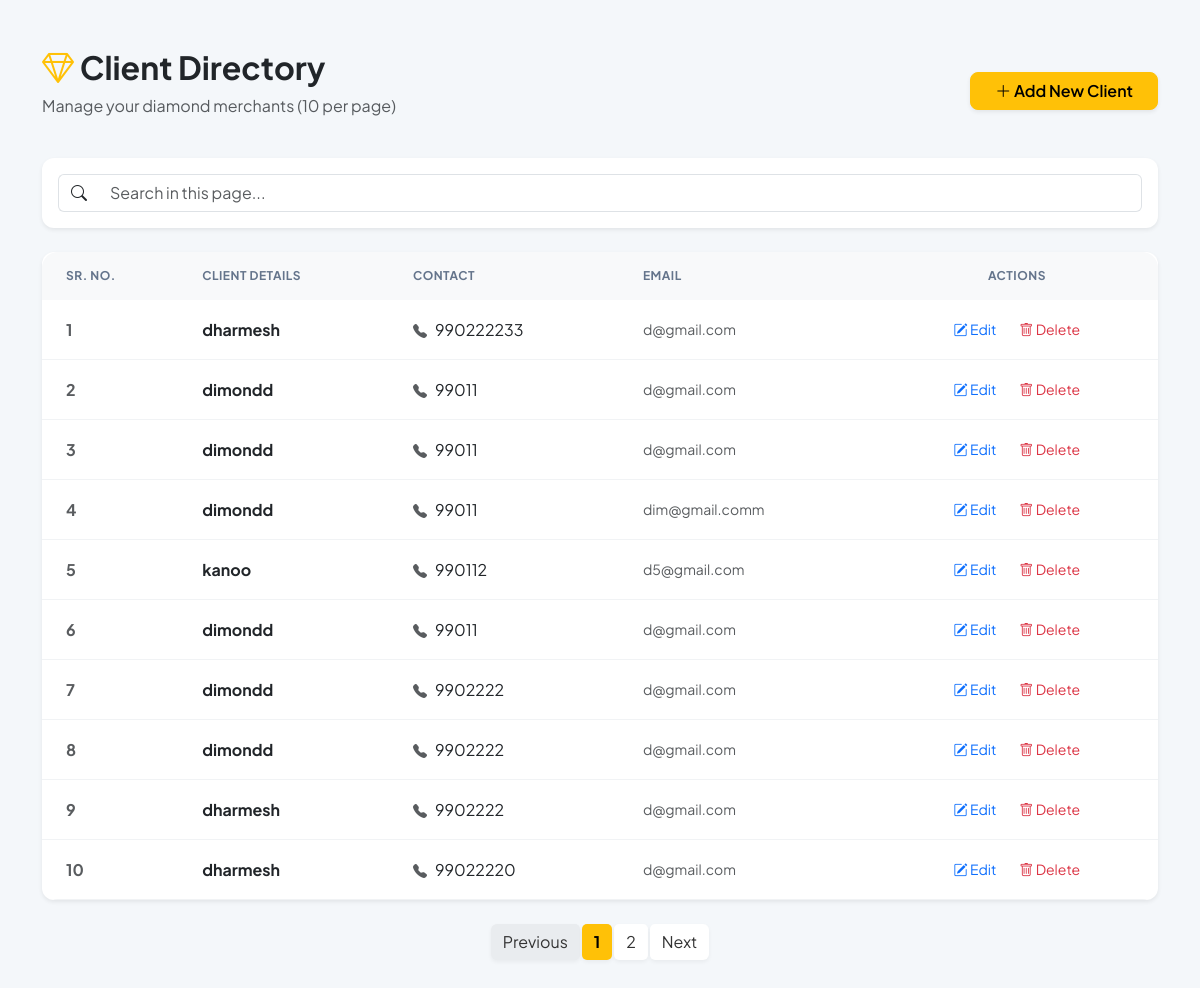
Page /admin/clients.php (signed in) on the committed database.
### tables this page shows
CREATE TABLE `clients` (
  `id` int(11) NOT NULL,
  `name` varchar(100) NOT NULL,
  `phone` varchar(20) NOT NULL,
  `email` varchar(100) DEFAULT NULL,
  `company` varchar(150) DEFAULT NULL,
  `plan` enum('Basic','Premium') DEFAULT 'Basic',
  `status` enum('Active','Inactive') DEFAULT 'Active',
  `created_at` timestamp NOT NULL DEFAULT current_timestamp()
);

### admin/clients.php (the view, shortened to what this page needs)
<?php
include('../db_connect.php');
$limit = 10;
$page_num = isset($_GET['p']) ? (int)$_GET['p'] : 1;
$offset = ($page_num - 1) * $limit;
$total_query = mysqli_query($conn, "SELECT COUNT(*) as total FROM clients");
$total_data = mysqli_fetch_assoc($total_query);
$total_records = $total_data['total'];
$total_pages = ceil($total_records / $limit);
?>
<!DOCTYPE html>
<html lang="en">
<head>
    <link href="https://cdn.jsdelivr.net/npm/bootstrap@5.3.0/dist/css/bootstrap.min.css" rel="stylesheet">
    <link rel="stylesheet" href="https://cdn.jsdelivr.net/npm/bootstrap-icons@1.11.0/font/bootstrap-icons.css">
    <link rel="stylesheet" href="../admin/main.css">
</head>
<body>
<div class="container py-5">
    <div class="row mb-4 align-items-center">
        <div class="col">
            <h2 class="fw-bold text-dark"><i class="bi bi-gem text-warning"></i> Client Directory</h2>
            <p class="text-muted">Manage your diamond merchants (10 per page)</p>
        </div>
        <div class="col-auto">
            <button class="btn btn-warning shadow-sm px-4" onclick="addNew()">
                <i class="bi bi-plus-lg"></i> Add New Client
            </button>
        </div>
    </div>
    <div class="card shadow-sm mb-4">
        <div class="card-body">
            <div class="input-group">
                <span class="input-group-text bg-white border-end-0"><i class="bi bi-search"></i></span>
                <input type="text" id="tableSearch" class="form-control border-start-0" placeholder="Search in this page...">
            </div>
        </div>
    </div>
    <div class="card shadow-sm">
        <div class="table-responsive">
            <table class="table table-hover align-middle mb-0" id="clientTable">
                <thead>
                    <tr>
                        <th class="ps-4">Sr. No.</th>
                        <th>Client Details</th>
                        <th>Contact</th>
                        <th>Email</th>
                        <th class="text-center">Actions</th>
                    </tr>
                </thead>
                <tbody>
                <?php
                    $query = mysqli_query($conn, "SELECT * FROM clients ORDER BY id ASC LIMIT $offset, $limit");
                    $sn = $offset + 1;
                    if(mysqli_num_rows($query) > 0):
                        while($row = mysqli_fetch_assoc($query)):
                    ?>
                    <tr>
                        <td class="ps-4 text-muted fw-bold"><?= $sn++ ?></td>
                        <td><div class="fw-bold text-dark"><?= htmlspecialchars($row['name']) ?></div></td>
                        <td><div><i class="bi bi-telephone-fill text-muted small me-2"></i><?= htmlspecialchars($row['phone']) ?></div></td>
                        <td><div class="text-muted small"><?= htmlspecialchars($row['email'] ?: 'No email') ?></div></td>
                        <td class="text-center">
                            <button class="btn btn-sm btn-outline-primary border-0 me-1"
                                    onclick="editClient('<?= $row['id'] ?>', '<?= addslashes($row['name']) ?>', '<?= $row['phone'] ?>', '<?= $row['email'] ?>')">
                                <i class="bi bi-pencil-square"></i> Edit
                            </button>
                            <a href="index.php?page=clients&delete_id=<?= $row['id'] ?>&p=<?= $page_num ?>" class="btn btn-sm btn-outline-danger border-0"
                               onclick="return confirm('Are you sure you want to delete this client?')">
                                <i class="bi bi-trash"></i> Delete
                            </a>
                        </td>
                    </tr>
                    <?php endwhile; else: ?>
                    <tr><td colspan="5" class="text-center py-4 text-muted">No clients found.</td></tr>
                    <?php endif; ?>
                </tbody>
            </table>
        </div>
    </div>
    <?php if($total_pages > 1): ?>
    <nav class="mt-4">
        <ul class="pagination justify-content-center">
            <li class="page-item <?= ($page_num <= 1) ? 'disabled' : '' ?>">
                <a class="page-link" href="index.php?page=clients&p=<?= $page_num - 1 ?>">Previous</a>
            </li>
            <?php for($i = 1; $i <= $total_pages; $i++): ?>
                <li class="page-item <?= ($page_num == $i) ? 'active' : '' ?>">
                    <a class="page-link" href="index.php?page=clients&p=<?= $i ?>"><?= $i ?></a>
                </li>
            <?php endfor; ?>
            <li class="page-item <?= ($page_num >= $total_pages) ? 'disabled' : '' ?>">
                <a class="page-link" href="index.php?page=clients&p=<?= $page_num + 1 ?>">Next</a>
            </li>
        </ul>
    </nav>
    <?php endif; ?>
</div>
</body>
</html>

### admin/main.css (style rules this page uses)
:root { --sidebar-bg: #ffffff; --card-bg: #ffffff; --accent-color: #ffc107; --accent-glow: rgba(255, 193, 7, 0.3); --sidebar-width: 260px; --text-main: #1e293b; --text-muted: #64748b; --bg-body: #f4f7fa; }
body { font-family: 'Plus Jakarta Sans', 'Poppins', sans-serif; background: var(--bg-body); color: var(--text-main); min-height: 100vh; margin: 0; }
.card { border: none; border-radius: 16px; background: #ffffff; box-shadow: 0 5px 15px rgba(0,0,0,0.02); transition: 0.3s; }
.table-responsive { border-radius: 16px; }
.table thead th { background: #f8f9fa; color: var(--text-muted); font-size: 12px; text-transform: uppercase; letter-spacing: 0.5px; border: none; padding: 15px; }
.table td { padding: 15px; border-bottom: 1px solid #f1f3f5; vertical-align: middle; }

### admin/clients.php (style rules this page uses)
.card { border: none; border-radius: 12px; }
.btn-warning { font-weight: 600; border-radius: 8px; }
.pagination .page-link { color: #333; border: none; margin: 0 3px; border-radius: 5px; box-shadow: 0 2px 4px rgba(0,0,0,0.05); }
.pagination .active .page-link { background-color: #ffc107; color: #000; font-weight: bold; }

### rows in the picture
clients: name "dharmesh", phone "990222233", email "d@gmail.com"
clients: name "dimondd", phone "99011", email "d@gmail.com"
clients: name "dimondd", phone "99011", email "d@gmail.com"
clients: name "dimondd", phone "99011", email "dim@gmail.comm"
clients: name "kanoo", phone "990112", email "d5@gmail.com"
clients: name "dimondd", phone "99011", email "d@gmail.com"
clients: name "dimondd", phone "9902222", email "d@gmail.com"
clients: name "dimondd", phone "9902222", email "d@gmail.com"
clients: name "dharmesh", phone "9902222", email "d@gmail.com"
clients: name "dharmesh", phone "99022220", email "d@gmail.com"
